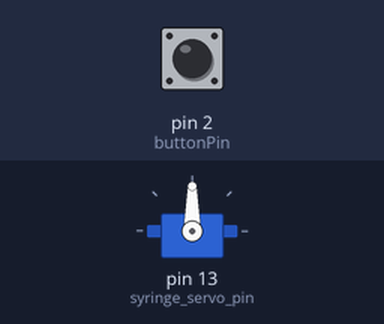
This sketch was run on a simulated Arduino Uno, built with avr-gcc and run on an emulated ATmega328P. Parts: servo. The test bench sets the inputs (shaded band); at power-on: pin 2 (buttonPin) LOW.

Above: at 1.2 s.
1.3 s: pin 2 (buttonPin) pulled HIGH for 0.15 s
At 1.5 s:
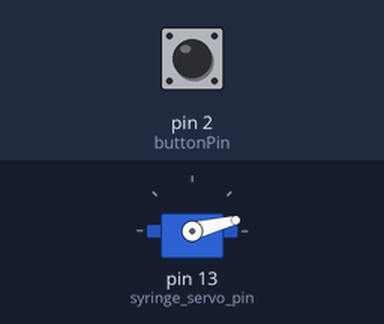
At 2.4 s:
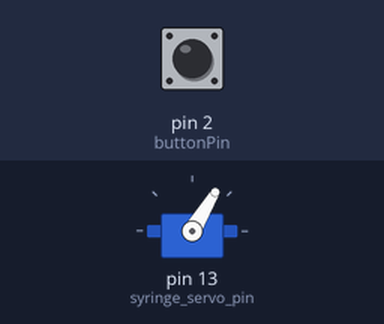
Timing chart, 0 to 4.3 s (numbered marks = the images above; inputs shaded):
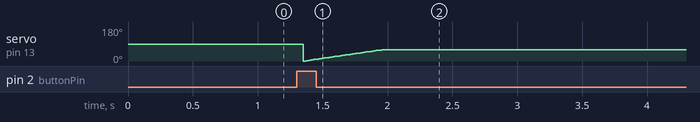

The sketch:

Test_servo.ino
```cpp
//This code should spin the syringe servo from start_point to end_point, defined in the move_syringe function, when you press a button. You'll need to define the buttonPin
#include <Servo.h>
int syringe_servo_pin = 13;     //Pin for servo
const int buttonPin = 2;    // the number of the pushbutton pin; you'll have to set this
Servo syringe_servo;      //Initialize servo to control syringe

int buttonState;             // the current reading from the input pin
int lastButtonState = LOW;   // the previous reading from the input pin

// the following variables are long's because the time, measured in miliseconds,
// will quickly become a bigger number than can be stored in an int.
long lastDebounceTime = 0;  // the last time the output pin was toggled
long debounceDelay = 50;    // the debounce time; increase if the output flickers

void setup() {
  syringe_servo.attach(syringe_servo_pin);     //Attach servo to digital
  pinMode(buttonPin, INPUT);
}

void loop() {
  int reading = digitalRead(buttonPin);

  // check to see if you just pressed the button
  // (i.e. the input went from LOW to HIGH),  and you've waited
  // long enough since the last press to ignore any noise:

  // If the switch changed, due to noise or pressing:
  if (reading != lastButtonState) {
    // reset the debouncing timer
    lastDebounceTime = millis();
  }

  if ((millis() - lastDebounceTime) > debounceDelay) {
    // whatever the reading is at, it's been there for longer
    // than the debounce delay, so take it as the actual current state:

    // if the button state has changed:
    if (reading != buttonState) {
      buttonState = reading;
      if(buttonState == HIGH){
        move_syringe();
      }
      }
    }
  lastButtonState = reading;
}

void move_syringe() {
  int start_point = 0;
  int end_point = 60;
  int step_size = 1;
  for(int i=start_point; i<end_point; i+=step_size){
    syringe_servo.write(i);
    delay(10);
  }
}
```
